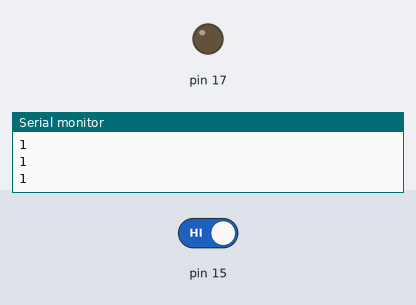
A sketch run on a simulated Arduino Uno, built with avr-gcc and run on an emulated ATmega328P. Shown: output pins drawn as LEDs (lit = HIGH), the last lines printed to the serial monitor. The inputs (shaded band) are chosen by the test bench; at power-on: pin 15 HIGH.

Above: at 2.8 s.
2.9 s: pin 15 driven LOW
At 4.2 s:
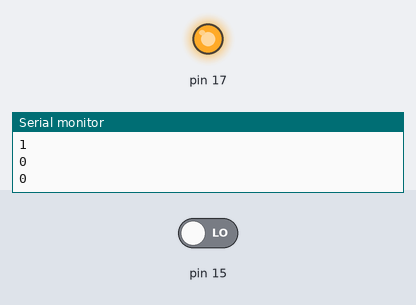
4.5 s: pin 15 driven HIGH
At 5.8 s:
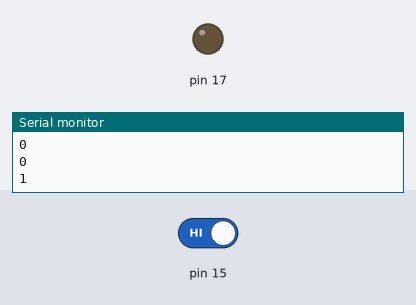
Timing chart, 0 to 7.5 s (numbered marks = the images above; inputs shaded):
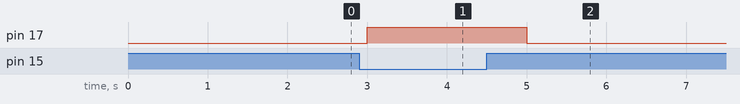

Measured:
- after the input at 2.9 s, pin 17: LOW → HIGH after 0.10 s
- after the input at 4.5 s, pin 17: HIGH → LOW after 0.50 s

The sketch:

bumper_switch.ino
```cpp
int val = 0;

void setup() {
  Serial.begin(9600);
  pinMode(15, INPUT);
  pinMode(17, OUTPUT);
}

void loop() {
  val = digitalRead(15);
  Serial.println(val);
  if(val == 0){
    digitalWrite(17, HIGH);
  }else {
    digitalWrite(17, LOW);
  }
  delay(1000);
}
```
